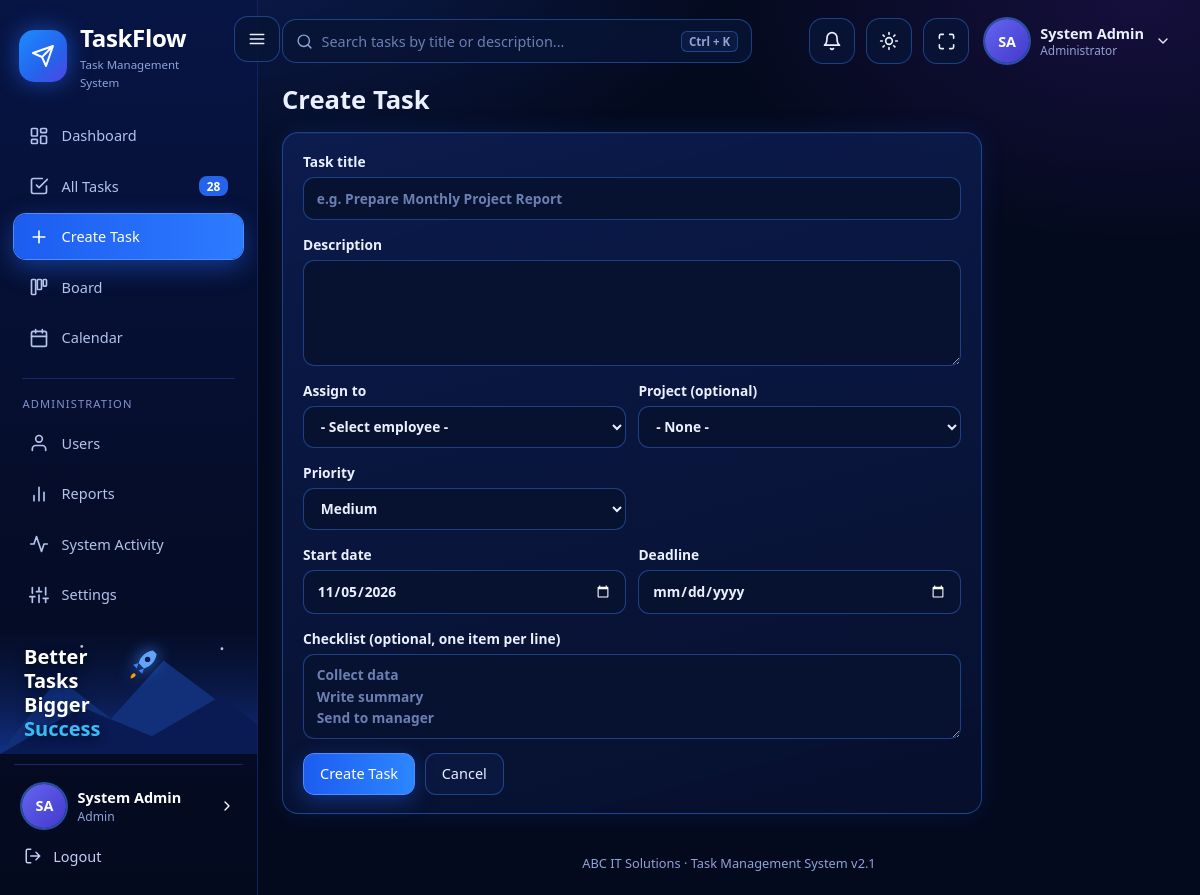
Page /manager/task_form.php (signed in) on the committed database.
### tables this page shows
CREATE TABLE users (
  id INT AUTO_INCREMENT PRIMARY KEY,
  full_name VARCHAR(150) NOT NULL,
  email VARCHAR(150) NOT NULL UNIQUE,
  password_hash VARCHAR(255) NOT NULL,
  role ENUM('admin','manager','employee') NOT NULL DEFAULT 'employee',
  phone VARCHAR(30) NULL,
  job_title VARCHAR(100) NULL,
  is_active TINYINT(1) NOT NULL DEFAULT 1,
  failed_logins TINYINT UNSIGNED NOT NULL DEFAULT 0,
  locked_until DATETIME NULL,
  last_login DATETIME NULL,
  created_at TIMESTAMP NOT NULL DEFAULT CURRENT_TIMESTAMP,
  INDEX idx_role (role)
);

### config/database.php (called while the page is built, shortened)
<?php
class Database
{
    private static ?PDO $pdo = null;
    public static function getConnection(): PDO
    {
        if (self::$pdo === null) {
            try {
                self::$pdo = new PDO('mysql:host=' . self::HOST . ';dbname=' . self::NAME . ';charset=utf8mb4', self::USER, self::PASS, self::OPTIONS);
                self::$pdo->exec("SET time_zone = '" . DB_TIME_ZONE . "'");
            } catch (PDOException $e) {
                $base = defined('BASE_URL') ? BASE_URL : '';
                die('<h3>Database connection failed</h3><p>Start MySQL in XAMPP, then open <a href="' . htmlspecialchars($base) . '/install.php">install.php</a> to create the database.</p><pre>' . htmlspecialchars($e->getMessage()) . '</pre>');
            }
        }
        return self::$pdo;
    }
}

### manager/task_form.php (the view, shortened to what this page needs)
<?php
require_once __DIR__ . '/../config/config.php';
$user = require_login();
$id = (int)($_GET['id'] ?? 0);
$t = ['title' => '', 'description' => '', 'project_id' => '', 'assigned_to' => (int)($_GET['emp'] ?? 0) ?: '', 'priority' => 'Medium', 'status' => 'Pending', 'start_date' => date('Y-m-d'), 'deadline' => ''];
$pageTitle = $id ? 'Edit Task ' . task_code($id) : 'Create Task'; include __DIR__ . '/../includes/header.php';
?>
<div class="card narrow"><form method="post"><?= csrf_field() ?>
  <label>Task title<input name="title" required maxlength="200" value="<?= e($t['title']) ?>" placeholder="e.g. Prepare Monthly Project Report"></label>
  <label>Description<textarea name="description" rows="4"><?= e($t['description']) ?></textarea></label>
  <div class="cols"><label>Assign to<select name="assigned_to" required><option value="">- Select employee -</option></select></label>
  <label>Project (optional)<select name="project_id"><option value="">- None -</option></select></label></div>
  <div class="cols"><label>Priority<select name="priority"><?php foreach (PRIORITIES as $s): ?><option <?= $t['priority'] === $s ? 'selected' : '' ?>><?= $s ?></option><?php endforeach; ?></select></label>
  <?php if ($id): ?><label>Status<select name="status"><?php foreach (STATUSES as $s): ?><option <?= $t['status'] === $s ? 'selected' : '' ?>><?= $s ?></option><?php endforeach; ?></select></label><?php endif; ?></div>
  <div class="cols"><label>Start date<input type="date" name="start_date" required value="<?= e($t['start_date']) ?>"></label>
  <label>Deadline<input type="date" name="deadline" required value="<?= e($t['deadline']) ?>"></label></div>
  <?php if (!$id): ?><label>Checklist (optional, one item per line)<textarea name="checklist" rows="3" placeholder="Collect data&#10;Write summary&#10;Send to manager"></textarea></label><?php endif; ?>
  <div class="row"><button class="btn primary"><?= $id ? 'Update Task' : 'Create Task' ?></button><a class="btn" href="<?= e(url($id ? 'tasks/view.php?id=' . $id : 'tasks/index.php')) ?>">Cancel</a></div>
</form></div>
<?php include __DIR__ . '/../includes/footer.php'; ?>

### includes/header.php (shortened to what this page needs)
<?php
$user = $user ?? require_login();
$unread = unread_count($user['id']);
$nav = [
  'admin' => [['Overview', [['Dashboard','admin/dashboard.php','dashboard'],['All Tasks','tasks/index.php','tasks'],['Create Task','manager/task_form.php','plus'],['Board','tasks/board.php','board'],['Calendar','tasks/calendar.php','calendar']]],
              ['Administration', [['Users','admin/users.php','user'],['Reports','reports/index.php','chart'],['System Activity','admin/activity.php','activity'],['Settings','admin/settings.php','sliders']]]],
  'manager' => [['Overview', [['Dashboard','manager/dashboard.php','dashboard'],['Tasks','tasks/index.php','tasks'],['Board','tasks/board.php','board'],['Calendar','tasks/calendar.php','calendar']]],
                ['Manage', [['Create Task','manager/task_form.php','plus'],['Projects','manager/projects.php','folder'],['Reports','reports/index.php','chart']]]],
  'employee' => [['My Work', [['Dashboard','employee/dashboard.php','dashboard'],['My Tasks','tasks/index.php','tasks'],['My Board','tasks/board.php','board'],['Calendar','tasks/calendar.php','calendar'],['Task History','employee/history.php','clock']]]],
][$user['role']];
if ($user['role'] === 'employee') { $bc = db()->prepare("SELECT COUNT(*) FROM tasks WHERE assigned_to = ? AND status <> 'Completed'"); $bc->execute([$user['id']]); $navCount = (int)$bc->fetchColumn(); }
else $navCount = (int)db()->query('SELECT COUNT(*) FROM tasks')->fetchColumn();
$here = $_SERVER['SCRIPT_NAME'];
?><!DOCTYPE html>
<html lang="en" data-theme="dark"><head><meta charset="utf-8"><meta name="viewport" content="width=device-width, initial-scale=1">
<link rel="stylesheet" href="<?= e(url('assets/css/style.css')) ?>"></head>
<body>
<aside class="sidebar" id="sidebar">
  <a class="brand" href="<?= e(url(home_for($user['role']))) ?>"><span class="logo"><?= icon('send', 24) ?></span><span>TaskFlow<small>Task Management System</small></span></a>
  <nav><?php foreach ($nav as $gi => [$group, $items]): ?><?php if ($gi > 0): ?><div class="grp"><?= e($group) ?></div><?php endif; ?>
    <?php foreach ($items as [$label, $path, $ic]): ?><a href="<?= e(url($path)) ?>" class="<?= substr($here, -strlen($path)) === $path ? 'active' : '' ?>"><?= icon($ic, 20) ?><span><?= e($label) ?></span><?php if ($path === 'tasks/index.php'): ?><em class="cnt"><?= $navCount ?></em><?php endif; ?></a><?php endforeach; endforeach; ?></nav>
  <?= art_sidebar() ?>
  <div class="side-foot"><a href="<?= e(url('auth/profile.php')) ?>" class="me"><?= avatar($user['full_name'], 'lg') ?><span><b><?= e($user['full_name']) ?></b><small><?= e(ROLES[$user['role']]) ?></small></span><?= icon('right', 16) ?></a>
    <a class="logout" href="<?= e(url('auth/logout.php')) ?>"><?= icon('logout', 18) ?> Logout</a></div>
</aside>
<button id="menuBtn" class="icon-btn" type="button" aria-label="Toggle navigation" aria-controls="sidebar" aria-expanded="true" title="Toggle navigation"><?= icon('menu') ?></button>
<main class="main">
  <header class="topbar">
    <form class="search" action="<?= e(url('tasks/index.php')) ?>" method="get"><?= icon('search', 17) ?><input id="gsearch" name="q" placeholder="Search tasks by title or description..." aria-label="Search tasks"><kbd>Ctrl + K</kbd></form>
    <div class="tb-right">
      <a class="icon-btn bell" href="<?= e(url('notifications.php')) ?>" aria-label="Notifications"><?= icon('bell', 20) ?><?php if ($unread): ?><span class="dotn"><?= $unread > 9 ? '9+' : $unread ?></span><?php endif; ?></a>
      <button id="themeBtn" class="icon-btn" aria-label="Toggle light / dark mode" title="Light / dark mode"><?= icon('sun', 20) ?></button>
      <button id="fsBtn" class="icon-btn" aria-label="Full screen" title="Full screen"><?= icon('expand', 19) ?></button>
      <div class="usermenu" id="userMenu"><button class="um-btn" aria-haspopup="true"><?= avatar($user['full_name'], 'lg') ?><span><b><?= e($user['full_name']) ?></b><small><?= e($user['role'] === 'admin' ? 'Administrator' : ROLES[$user['role']]) ?></small></span><?= icon('down', 16) ?></button>
        </div>
    </div>
  </header>
  <div class="page-content">
  <?php if (!empty($greeting)): ?>
  <div class="greet"><span class="wave">&#128075;</span><div><small><?= e(greeting_word()) ?>,</small><h1><?= e($user['full_name']) ?> <?= icon('badge', 22) ?></h1><p><?= e($greeting) ?></p></div></div>
  <?php else: ?><h1 class="ptitle"><?= e($pageTitle ?? '') ?></h1><?php endif; ?>

### includes/functions.php (shortened to what this page needs)
<?php
function cut(string $s, int $start, ?int $len = null): string { return function_exists('mb_substr') ? mb_substr($s, $start, $len) : substr($s, $start, $len); }
function e($v): string { return htmlspecialchars((string)$v, ENT_QUOTES, 'UTF-8'); }
function url(string $p = ''): string { return BASE_URL . '/' . ltrim($p, '/'); }
function db(): PDO { return Database::getConnection(); }
function current_user(): ?array
{
    static $u = false;
    if ($u === false) {
        $u = null;
        if (!empty($_SESSION['uid'])) {
            $st = db()->prepare('SELECT id, full_name, email, phone, job_title, role, is_active FROM users WHERE id = ? AND is_active = 1');
            $st->execute([$_SESSION['uid']]);
            $u = $st->fetch() ?: null;
        }
    }
    return $u;
}
function home_for(string $role): string { return $role . '/dashboard.php'; }
function require_login(bool $json = false): array
{
    $u = current_user();
    return $u;
}
function avatar(string $name, string $cls = ''): string
{
    $parts = preg_split('/\s+/', trim($name));
    $second = $parts[1] ?? '';
    $ini = strtoupper(cut($parts[0], 0, 1) . ($second === '' ? '' : (ctype_digit($second) ? (ltrim($second, '0') ?: '0') : cut($second, 0, 1))));
    return '<span class="avatar a' . (crc32($name) % 6) . ' ' . $cls . '">' . e($ini) . '</span>';
}
function icon(string $n, int $s = 18): string
{
    return '<svg class="ic" width="' . $s . '" height="' . $s . '" viewBox="0 0 24 24" fill="none" stroke="currentColor" stroke-width="2" stroke-linecap="round" stroke-linejoin="round" aria-hidden="true">' . ($p[$n] ?? '') . '</svg>';
}

### rows in the picture
users: full_name "SA SA", full_name "System Admin", role "Admin", role "Administrator"

### other values in the picture
$label "Dashboard"
$label "All Tasks"
$navCount "28"
$label "Create Task"
$label "Board"
$label "Calendar"
$group "ADMINISTRATION"
$label "Users"
$label "Reports"
$label "System Activity"
$label "Settings"
$pageTitle "Create Task"
company_name() "ABC IT Solutions"
APP_VERSION "2.1"
form field priority "Medium"
